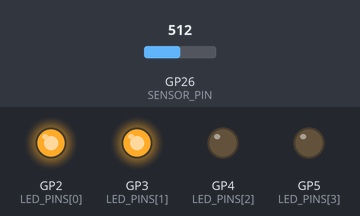
This sketch was run on a simulated Raspberry Pi Pico. On the bench: output pins drawn as LEDs (lit = HIGH). Inputs (shaded band) come from the test bench; at power-on: GP26 (SENSOR_PIN) = 512.

Above: at 1.2 s.
1.3 s: GP26 (SENSOR_PIN) set to 598
2.8 s: GP26 (SENSOR_PIN) set to 627
At 3.4 s:
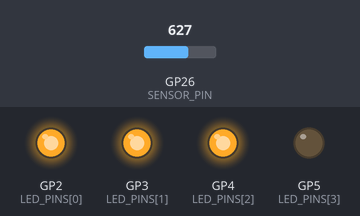
4.3 s: GP26 (SENSOR_PIN) set to 806
5.8 s: GP26 (SENSOR_PIN) set to 830
At 7.0 s:
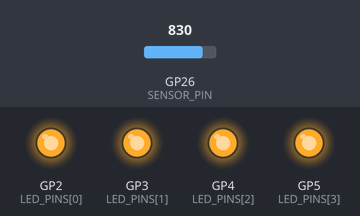
7.3 s: GP26 (SENSOR_PIN) set to 306
At 8.1 s:
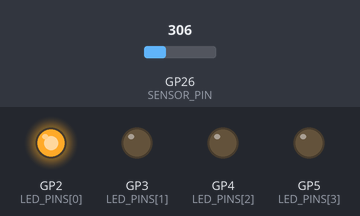
8.8 s: GP26 (SENSOR_PIN) set to 401
10.3 s: GP26 (SENSOR_PIN) set to 427
At 11.2 s:
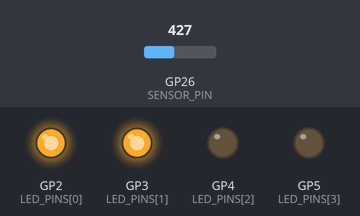
Timing chart, 0 to 12.8 s (numbered marks = the images above; inputs shaded):
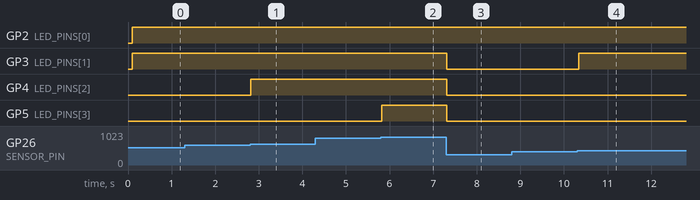

The sketch:

led_bar_graph.ino
```cpp
// snippet: led_bar_graph
// tags: led, bar-graph, level, analog, potentiometer, display, meter, indicator
// boards: avr, esp32, megaavr, nano33iot, romi32u4, rp2040
// library: none
// description: Show an analog level as a bar graph across a row of LEDs (more LEDs lit = higher reading)
// prompts: LED bar graph, level meter LEDs, show potentiometer on LEDs, analog value LED bar, VU meter LEDs, light more LEDs with knob
// exact-include: none

const int LED_PINS[] = {2, 3, 4, 5};
const int NUM_LEDS = 4;
#ifdef ARDUINO_ARCH_ESP32
const int SENSOR_PIN = 34;    // ADC-capable GPIO on ESP32
const int ADC_MAX = 4095;     // 12-bit ADC
#else
const int SENSOR_PIN = A0;
const int ADC_MAX = 1023;     // 10-bit ADC
#endif
const unsigned long UPDATE_MS = 100;

unsigned long prevMs = 0;

void setup() {
  for (int i = 0; i < NUM_LEDS; i++) pinMode(LED_PINS[i], OUTPUT);
}

void loop() {
  unsigned long now = millis();
  if (now - prevMs < UPDATE_MS) return;
  prevMs = now;

  int reading = analogRead(SENSOR_PIN);
  int level = map(reading, 0, ADC_MAX, 0, NUM_LEDS + 1);  // 0..NUM_LEDS LEDs lit
  for (int i = 0; i < NUM_LEDS; i++) {
    digitalWrite(LED_PINS[i], i < level ? HIGH : LOW);
  }
}
```

Measured:
- the behaviour switches between 613 and 614 on GP26 (SENSOR_PIN) (found by bisection; images 0 and 1)
- the behaviour switches between 818 and 819 on GP26 (SENSOR_PIN) (found by bisection; images 1 and 2)
- the behaviour switches between 409 and 410 on GP26 (SENSOR_PIN) (found by bisection; images 3 and 4)
- after the input at 1.3 s, every drawn part: stays the same
- after the input at 2.8 s, GP4 (LED_PINS[2]): LOW → HIGH at once
- after the input at 4.3 s, every drawn part: stays the same
- after the input at 5.8 s, GP5 (LED_PINS[3]): LOW → HIGH at once
- after the input at 7.3 s, GP3 (LED_PINS[1]), GP4 (LED_PINS[2]), GP5 (LED_PINS[3]): HIGH → LOW at once
- after the input at 8.8 s, every drawn part: stays the same
- after the input at 10.3 s, GP3 (LED_PINS[1]): LOW → HIGH at once
